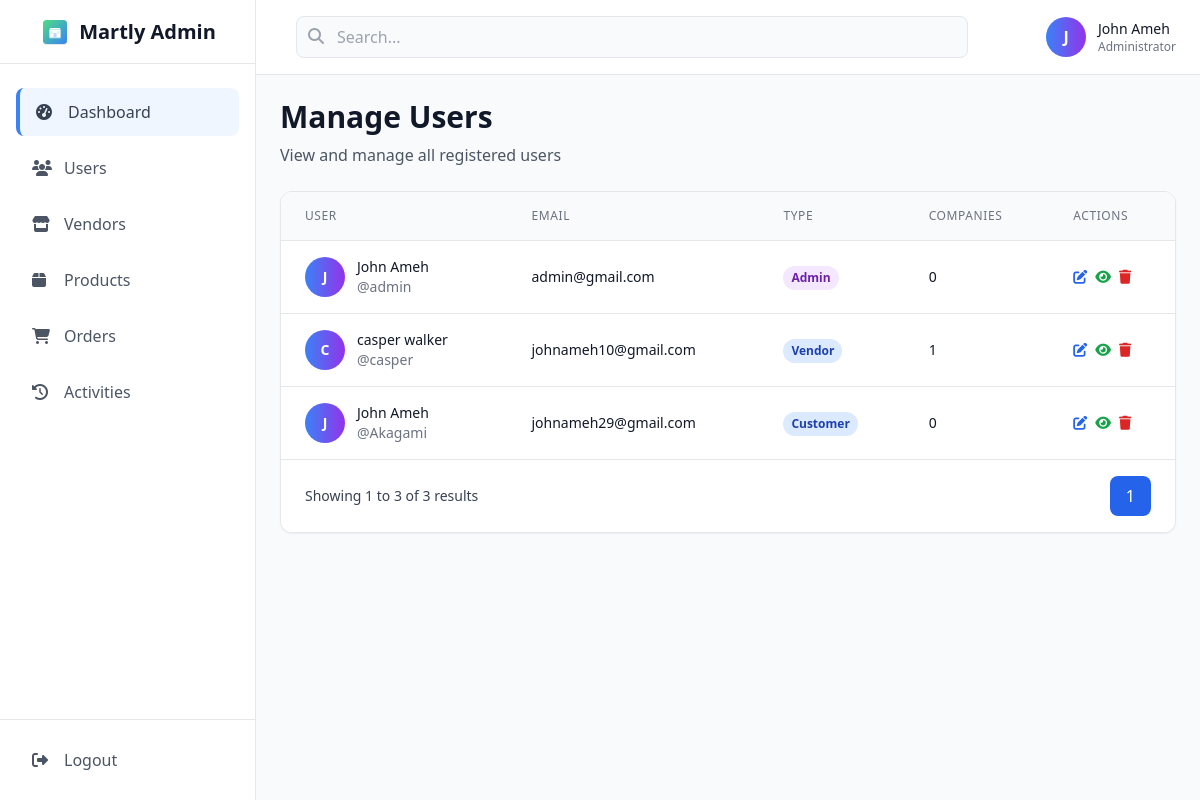
/admin/users.php (signed in), run on the app's committed database.
### tables this page shows
CREATE TABLE `users` (
  `id` int(11) NOT NULL,
  `username` varchar(50) NOT NULL,
  `email` varchar(100) NOT NULL,
  `password` varchar(255) NOT NULL,
  `first_name` varchar(50) DEFAULT NULL,
  `last_name` varchar(50) DEFAULT NULL,
  `profile_picture` varchar(255) DEFAULT NULL,
  `user_type` enum('customer','vendor','admin') DEFAULT 'customer',
  `referral_code` varchar(20) DEFAULT NULL,
  `referred_by` int(11) DEFAULT NULL,
  `created_at` timestamp NOT NULL DEFAULT current_timestamp(),
  `updated_at` timestamp NOT NULL DEFAULT current_timestamp() ON UPDATE current_timestamp(),
  `referred_count` int(11) DEFAULT 0
);

### includes/config.php (called while the page is built, shortened)
<?php
try {
    $pdo = new PDO("mysql:host=" . DB_HOST . ";dbname=" . DB_NAME, DB_USER, DB_PASS);
    $pdo->setAttribute(PDO::ATTR_ERRMODE, PDO::ERRMODE_EXCEPTION);
    $pdo->setAttribute(PDO::ATTR_DEFAULT_FETCH_MODE, PDO::FETCH_ASSOC);
} catch (PDOException $e) {
    die("Connection failed: " . $e->getMessage());
}
function isLoggedIn()
{
    return isset($_SESSION['user_id']);
}
function getCurrentUser()
{
    global $pdo;
    if (isLoggedIn()) {
        $stmt = $pdo->prepare("SELECT * FROM users WHERE id = ?");
        $stmt->execute([$_SESSION['user_id']]);
        return $stmt->fetch();
    }
    return null;
}

### admin/users.php (the view, shortened to what this page needs)
<?php
require_once '../includes/config.php';
$page = isset($_GET['page']) ? (int)$_GET['page'] : 1;
$limit = 10;
$offset = ($page - 1) * $limit;
try {
    $stmt = $pdo->prepare("SELECT COUNT(*) as total FROM users");
    $stmt->execute();
    $totalUsers = $stmt->fetch(PDO::FETCH_ASSOC)['total'];
    $totalPages = ceil($totalUsers / $limit);
    $stmt = $pdo->prepare("
        SELECT u.*, COUNT(DISTINCT c.id) as company_count
        FROM users u
        LEFT JOIN companies c ON u.id = c.user_id
        GROUP BY u.id
        ORDER BY u.created_at DESC
        LIMIT ? OFFSET ?
    ");
    $stmt->bindValue(1, $limit, PDO::PARAM_INT);
    $stmt->bindValue(2, $offset, PDO::PARAM_INT);
    $stmt->execute();
    $users = $stmt->fetchAll(PDO::FETCH_ASSOC);
} catch (PDOException $e) {
    $error = "Error loading users: " . $e->getMessage();
}
?>
<!DOCTYPE html>
<html lang="en">
<head>
    <script src="https://cdn.tailwindcss.com"></script>
    <link rel="stylesheet" href="https://cdnjs.cloudflare.com/ajax/libs/font-awesome/6.4.0/css/all.min.css">
    <link rel="stylesheet" href="/assets/css/style.css">
</head>
<body class="bg-gray-50">
<div class="min-h-screen">
    <?php include 'includes/sidebar.php'; ?>
    <div class="ml-0 lg:ml-64">
        <?php include 'includes/topbar.php'; ?>
        <main class="p-6">
            <div class="flex justify-between items-center mb-6">
                <div>
                    <h1 class="text-3xl font-bold text-gray-900">Manage Users</h1>
                    <p class="text-gray-600 mt-2">View and manage all registered users</p>
                </div>
            </div>
            <div class="bg-white rounded-xl shadow-sm border border-gray-200 overflow-hidden">
                <div class="overflow-x-auto">
                    <table class="w-full">
                        <thead class="bg-gray-50 border-b border-gray-200">
                            <tr>
                                <th class="px-6 py-4 text-left text-xs font-medium text-gray-500 uppercase tracking-wider">User</th>
                                <th class="px-6 py-4 text-left text-xs font-medium text-gray-500 uppercase tracking-wider">Email</th>
                                <th class="px-6 py-4 text-left text-xs font-medium text-gray-500 uppercase tracking-wider">Type</th>
                                <th class="px-6 py-4 text-left text-xs font-medium text-gray-500 uppercase tracking-wider">Companies</th>
                                <th class="px-6 py-4 text-left text-xs font-medium text-gray-500 uppercase tracking-wider">Actions</th>
                            </tr>
                        </thead>
                        <tbody class="bg-white divide-y divide-gray-200">
                            <?php foreach ($users as $user): ?>
                                <tr class="hover:bg-gray-50 transition-colors duration-300">
                                    <td class="px-6 py-4 whitespace-nowrap">
                                        <div class="flex items-center">
                                            <div class="w-10 h-10 bg-gradient-to-r from-blue-500 to-purple-600 rounded-full flex items-center justify-center text-white font-bold text-sm mr-3">
                                                <?php echo strtoupper(substr($user['first_name'], 0, 1)); ?>
                                            </div>
                                            <div>
                                                <div class="text-sm font-medium text-gray-900">
                                                    <?php echo htmlspecialchars($user['first_name'] . ' ' . $user['last_name']); ?>
                                                </div>
                                                <div class="text-sm text-gray-500">
                                                    @<?php echo htmlspecialchars($user['username']); ?>
                                                </div>
                                            </div>
                                        </div>
                                    </td>
                                    <td class="px-6 py-4 whitespace-nowrap text-sm text-gray-900">
                                        <?php echo htmlspecialchars($user['email']); ?>
                                    </td>
                                    <td class="px-6 py-4 whitespace-nowrap">
                                        <span class="inline-flex px-2 py-1 text-xs font-semibold rounded-full
                                            <?php echo $user['user_type'] === 'admin' ? 'bg-purple-100 text-purple-800' : 'bg-blue-100 text-blue-800'; ?>">
                                            <?php echo ucfirst($user['user_type']); ?>
                                        </span>
                                    </td>
                                    <td class="px-6 py-4 whitespace-nowrap text-sm text-gray-900">
                                        <?php echo $user['company_count']; ?>
                                    </td>
                                    <td class="px-6 py-4 whitespace-nowrap text-sm font-medium">
                                        <div class="flex space-x-2">
                                            <button class="text-blue-600 hover:text-blue-900 transition-colors duration-300">
                                                <i class="fas fa-edit"></i>
                                            </button>
                                            <button class="text-green-600 hover:text-green-900 transition-colors duration-300">
                                                <i class="fas fa-eye"></i>
                                            </button>
                                            <button class="text-red-600 hover:text-red-900 transition-colors duration-300">
                                                <i class="fas fa-trash"></i>
                                            </button>
                                        </div>
                                    </td>
                                </tr>
                            <?php endforeach; ?>
                        </tbody>
                    </table>
                </div>
                <div class="bg-white px-6 py-4 border-t border-gray-200">
                    <div class="flex items-center justify-between">
                        <div class="text-sm text-gray-700">
                            Showing <span class="font-medium"><?php echo $offset + 1; ?></span> to
                            <span class="font-medium"><?php echo min($offset + $limit, $totalUsers); ?></span> of
                            <span class="font-medium"><?php echo $totalUsers; ?></span> results
                        </div>
                        <div class="flex space-x-2">
                            <?php for ($i = 1; $i <= $totalPages; $i++): ?>
                                <a href="?page=<?php echo $i; ?>" class="px-4 py-2 <?php echo $i === $page ? 'bg-blue-600 text-white' : 'bg-gray-100 text-gray-700 hover:bg-gray-200'; ?> rounded-lg transition-colors duration-300">
                                    <?php echo $i; ?>
                                </a>
                            <?php endfor; ?>
                        </div>
                    </div>
                </div>
            </div>
        </main>
    </div>
</div>
</body>
</html>

### admin/includes/topbar.php (shortened to what this page needs)
<?php
$currentUser = getCurrentUser();
?>
<header class="bg-white border-b border-gray-200">
    <div class="flex items-center justify-between px-6 py-4">
        <div class="flex-1 max-w-2xl mx-4">
            <div class="relative">
                <input type="text" placeholder="Search..." class="w-full pl-10 pr-4 py-2 bg-gray-50 border border-gray-200 rounded-lg focus:outline-none focus:ring-2 focus:ring-blue-500 focus:border-transparent">
                <i class="fas fa-search absolute left-3 top-3 text-gray-400"></i>
            </div>
        </div>
        <div class="flex items-center space-x-4">
            <div class="flex items-center space-x-3">
                <div class="w-10 h-10 bg-gradient-to-r from-blue-500 to-purple-600 rounded-full flex items-center justify-center text-white font-bold">
                    <?php echo strtoupper(substr($currentUser['first_name'], 0, 1)); ?>
                </div>
                <div class="hidden md:block">
                    <p class="text-sm font-medium text-gray-900"><?php echo htmlspecialchars($currentUser['first_name'] . ' ' . $currentUser['last_name']); ?></p>
                    <p class="text-xs text-gray-500">Administrator</p>
                </div>
            </div>
        </div>
    </div>
</header>

### data on the page
users: first_name "J", first_name+last_name "John Ameh", username "admin", email "admin@gmail.com", user_type "Admin", company_count "0"
users: first_name "C", first_name+last_name "casper walker", username "casper", email "johnameh10@gmail.com", user_type "Vendor", company_count "1"
users: first_name "J", first_name+last_name "John Ameh", username "Akagami", email "johnameh29@gmail.com", user_type "Customer", company_count "0"

### other printed values
$offset + 1 "1"
min($offset + $limit, $totalUsers) "3"
$totalUsers "3"
